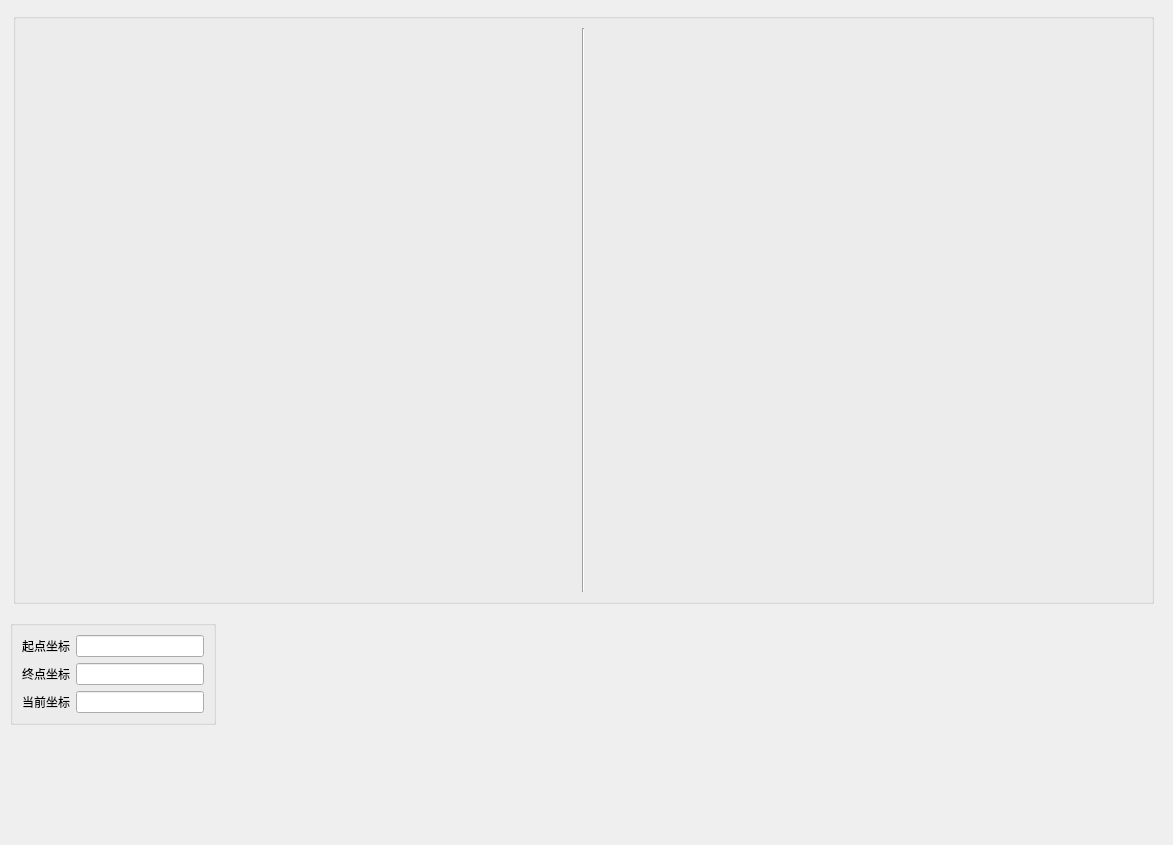
<?xml version="1.0" encoding="UTF-8"?>
<ui version="4.0">
 <class>Form</class>
 <widget class="QWidget" name="Form">
  <property name="geometry">
   <rect>
    <x>0</x>
    <y>0</y>
    <width>1173</width>
    <height>845</height>
   </rect>
  </property>
  <property name="windowTitle">
   <string>挖掘机</string>
  </property>
  <widget class="QGroupBox" name="groupBox">
   <property name="geometry">
    <rect>
     <x>13</x>
     <y>13</y>
     <width>1141</width>
     <height>591</height>
    </rect>
   </property>
   <property name="title">
    <string/>
   </property>
   <layout class="QHBoxLayout" name="horizontalLayout">
    <item>
     <widget class="QLabel" name="leftLabel">
      <property name="text">
       <string/>
      </property>
      <property name="alignment">
       <set>Qt::AlignCenter</set>
      </property>
     </widget>
    </item>
    <item>
     <widget class="Line" name="line">
      <property name="orientation">
       <enum>Qt::Vertical</enum>
      </property>
     </widget>
    </item>
    <item>
     <widget class="QLabel" name="rightLabel">
      <property name="text">
       <string/>
      </property>
      <property name="alignment">
       <set>Qt::AlignCenter</set>
      </property>
     </widget>
    </item>
   </layout>
  </widget>
  <widget class="QWidget" name="">
   <property name="geometry">
    <rect>
     <x>10</x>
     <y>620</y>
     <width>1235</width>
     <height>228</height>
    </rect>
   </property>
   <layout class="QVBoxLayout" name="verticalLayout_2">
    <item>
     <layout class="QHBoxLayout" name="horizontalLayout_5" stretch="1,5">
      <item>
       <widget class="QGroupBox" name="groupBox_2">
        <property name="title">
         <string/>
        </property>
        <layout class="QVBoxLayout" name="verticalLayout">
         <item>
          <layout class="QHBoxLayout" name="horizontalLayout_2">
           <item>
            <widget class="QLabel" name="startcoordinate">
             <property name="text">
              <string>起点坐标</string>
             </property>
            </widget>
           </item>
           <item>
            <widget class="QLineEdit" name="startXY">
             <property name="alignment">
              <set>Qt::AlignCenter</set>
             </property>
            </widget>
           </item>
          </layout>
         </item>
         <item>
          <layout class="QHBoxLayout" name="horizontalLayout_3">
           <item>
            <widget class="QLabel" name="endcoordinate">
             <property name="text">
              <string>终点坐标</string>
             </property>
            </widget>
           </item>
           <item>
            <widget class="QLineEdit" name="endXY">
             <property name="alignment">
              <set>Qt::AlignCenter</set>
             </property>
            </widget>
           </item>
          </layout>
         </item>
         <item>
          <layout class="QHBoxLayout" name="horizontalLayout_4">
           <item>
            <widget class="QLabel" name="nowcoordinate">
             <property name="text">
              <string>当前坐标</string>
             </property>
            </widget>
           </item>
           <item>
            <widget class="QLineEdit" name="nowXY">
             <property name="alignment">
              <set>Qt::AlignCenter</set>
             </property>
            </widget>
           </item>
          </layout>
         </item>
        </layout>
       </widget>
      </item>
      <item>
       <spacer name="horizontalSpacer">
        <property name="orientation">
         <enum>Qt::Horizontal</enum>
        </property>
        <property name="sizeHint" stdset="0">
         <size>
          <width>918</width>
          <height>68</height>
         </size>
        </property>
       </spacer>
      </item>
     </layout>
    </item>
    <item>
     <spacer name="verticalSpacer">
      <property name="orientation">
       <enum>Qt::Vertical</enum>
      </property>
      <property name="sizeHint" stdset="0">
       <size>
        <width>20</width>
        <height>88</height>
       </size>
      </property>
     </spacer>
    </item>
   </layout>
  </widget>
 </widget>
 <resources/>
 <connections/>
</ui>
